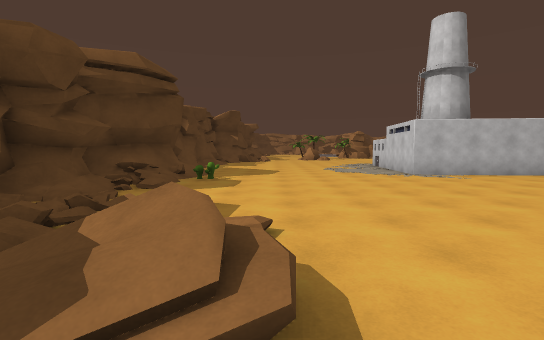
view 1 (above)

24 first-person views from a walk through a Unity game level. The camera is 1.5 m above the floor, tilts 4° down and sees 85° across. The floor is counted in squares, 2 m on a side. Each view is taken from the middle of a square. On the plan, view 1 faces up. The plan holds only what a view shows up to about 10 squares ahead; the rest is blank. The place goes on beyond the plan. Some animated figures are left out.

view 2
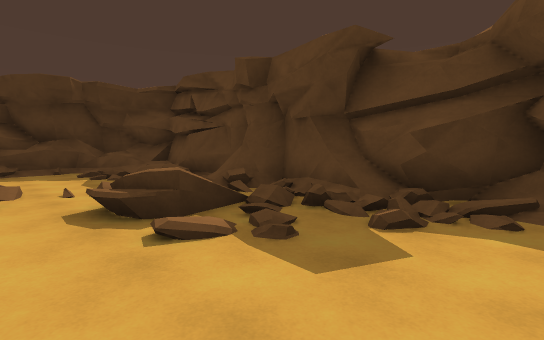

view 3
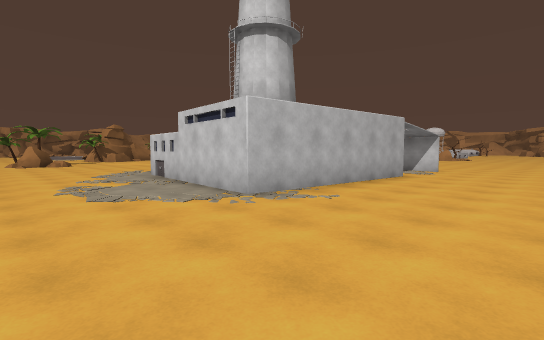

view 4
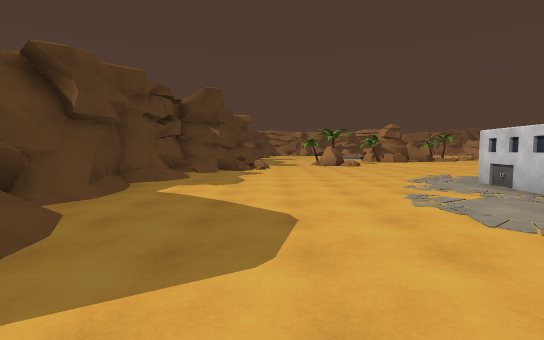

view 5
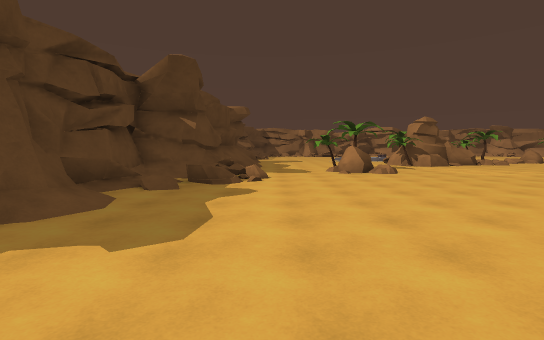

view 6
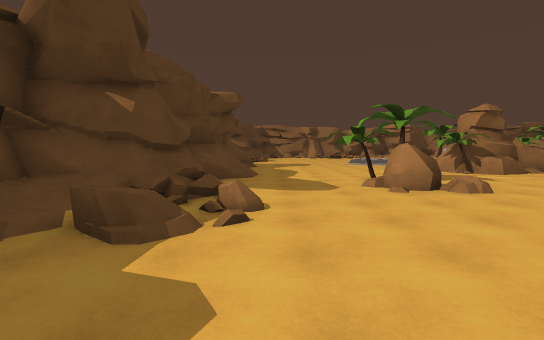

view 7
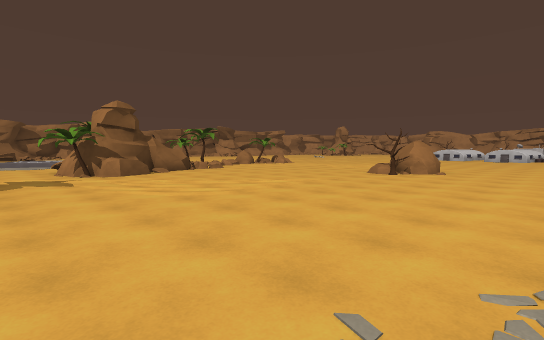

view 8
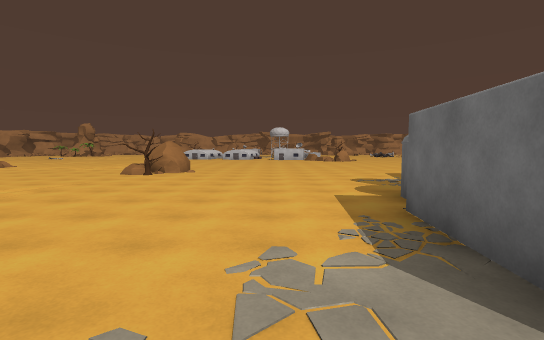

view 9
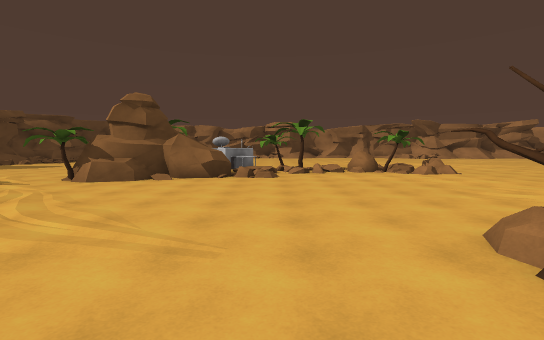

view 10
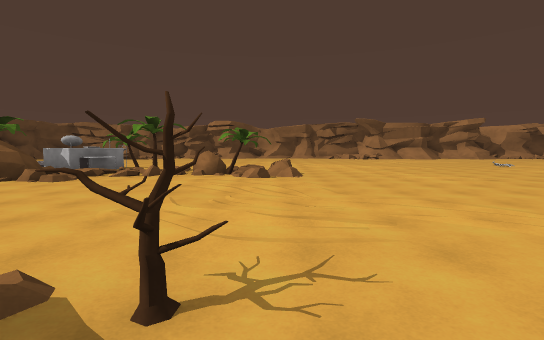

view 11
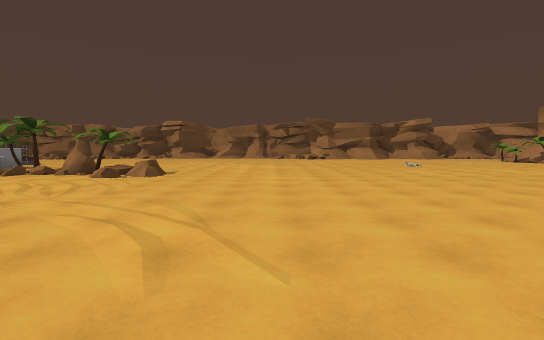

view 12
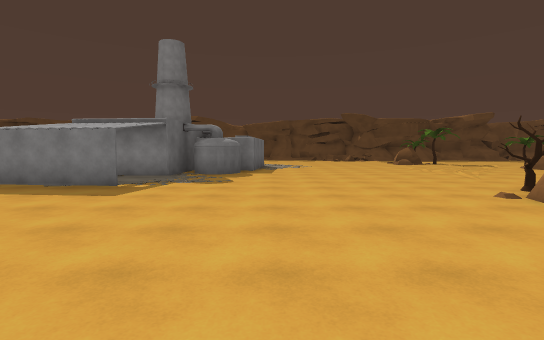

view 13
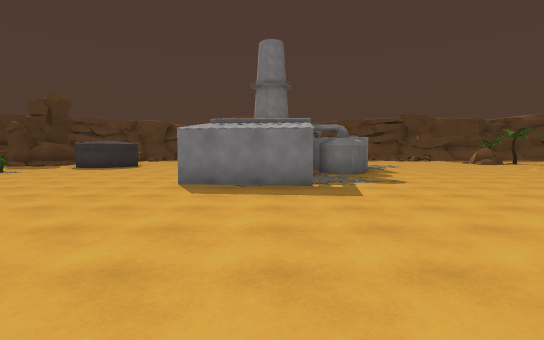

view 14
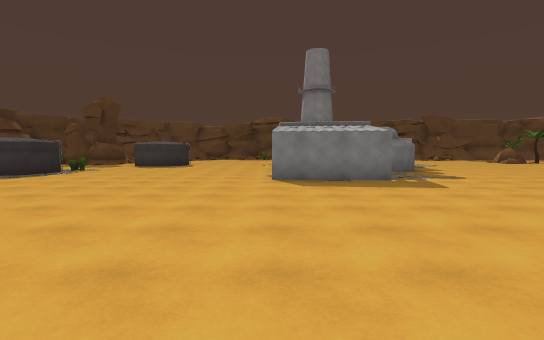

view 15
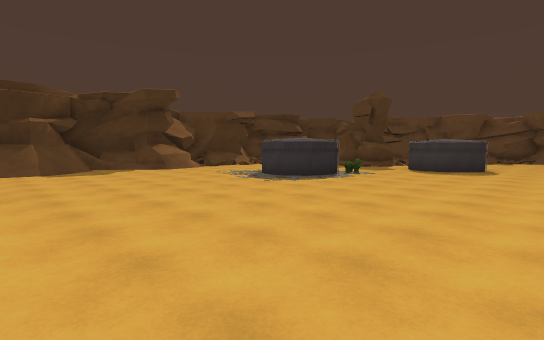

view 16
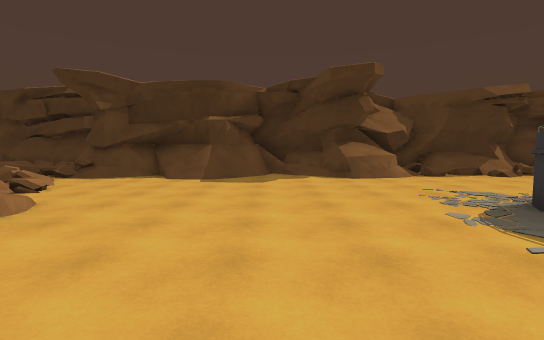

view 17
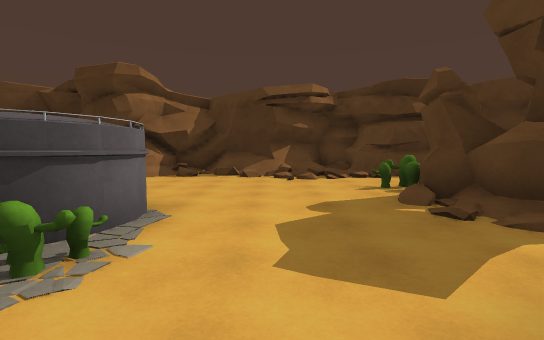

view 18
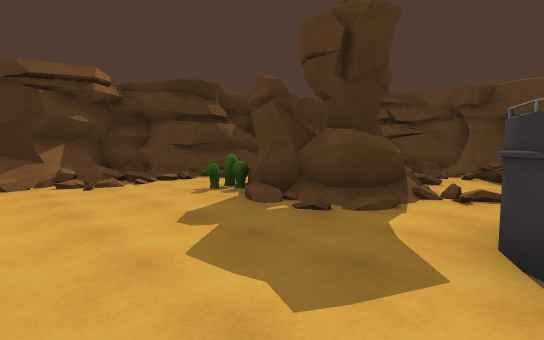

view 19
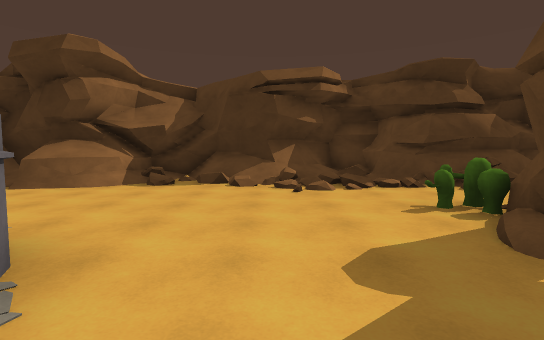

view 20
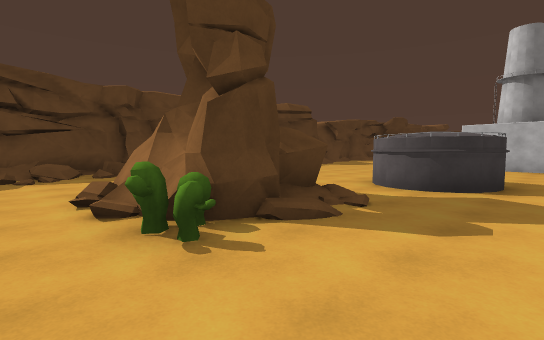

view 21
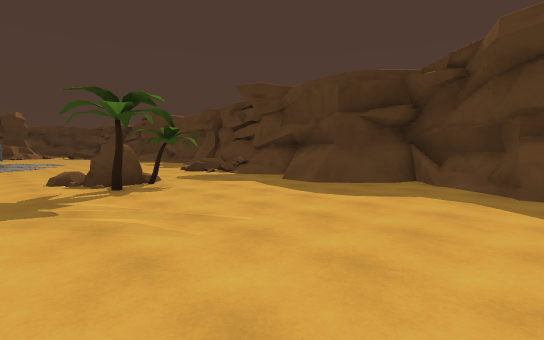

view 22
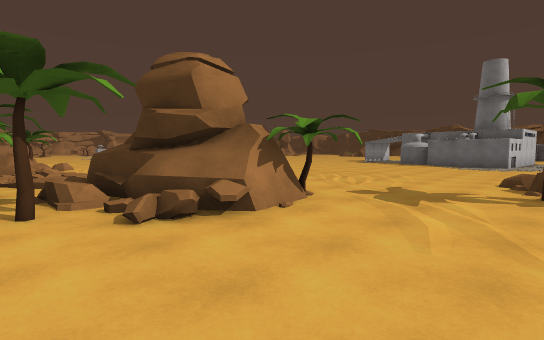

view 23
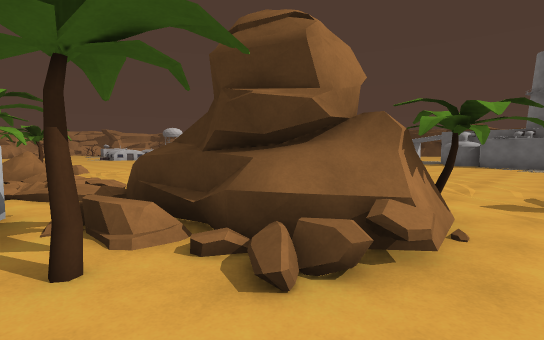

view 24
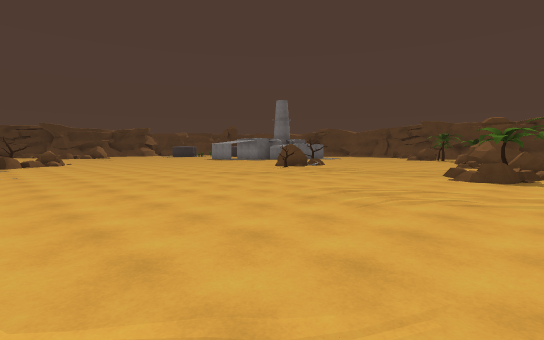

### Floor plan
Key: @ floor where view 1 was taken; # wall or solid block; . main floor; : floor 0.25 m higher than the main floor; + floor 0.5 m higher than the main floor; / step, stairs or slope; = window, fence, low wall or low ledge; ^ raised ledge; C cactus; R rock; T tree; B building.
Columns run from 4 left of view 1 to 27 right of it. Each row starts with its distance up from view 1.
 28   #^.......TBBBTT   ............
 27  ###......#==##..+RTR...........
 26  #=.......=####.................
 25  ##/......####R:................
 24  ##/......T^...................
 23   #/..........................
 22   #...TT......................
 21   #/..RR......................
 20  ###..........................
 19  ##=.............TRT.. .......
 18 ##==..............RR.   .....
 17 ## ..................     ...
 16 #=....................     ..
 15 ##....................
 14 #/.......# ............
 13 #/.......####.........
 12 #/.......#  ##.......
 11 #/......##  ##. ......
 10  //.....#   ##..#......
  9  #/.....######..#......
  8 ##/.....................
  7 ##C....................
  6 ##/...................
  5 #/....................
  4 ##.......#............
  3 ##.:.... ##...........
  2  ##==...###...........
  1  #  +.......C##.......
  0  # .@/=^##...##......R
 -1  #^../####...##....../R
 -2 ##/.. ###...... ......//
 -3 ##/...//CC............./
 -4 #=...................../#=
 -5  ##..//#///////^^../////#=
 -6   ##^##########^#/=######==
 -7   ##         #######

Positions as (right, up) in squares from view 1, and headings:
1: (0, 0), facing up
2: (1, 5), facing down-left
3: (1, 5), facing up-right
4: (0, 7), facing up
5: (0, 11), facing up
6: (0, 15), facing up
7: (4, 15), facing up-right
8: (4, 15), facing right
9: (11, 17), facing up
10: (16, 18), facing up
11: (20, 18), facing up
12: (18, 14), facing left
13: (18, 10), facing left
14: (19, 8), facing left
15: (17, 6), facing down-left
16: (14, 3), facing down
17: (7, 3), facing down
18: (8, 2), facing down-left
19: (7, 1), facing down
20: (7, -4), facing up-left
21: (5, 28), facing down-left
22: (3, 28), facing down-right
23: (5, 28), facing down-right
24: (25, 28), facing down-left
